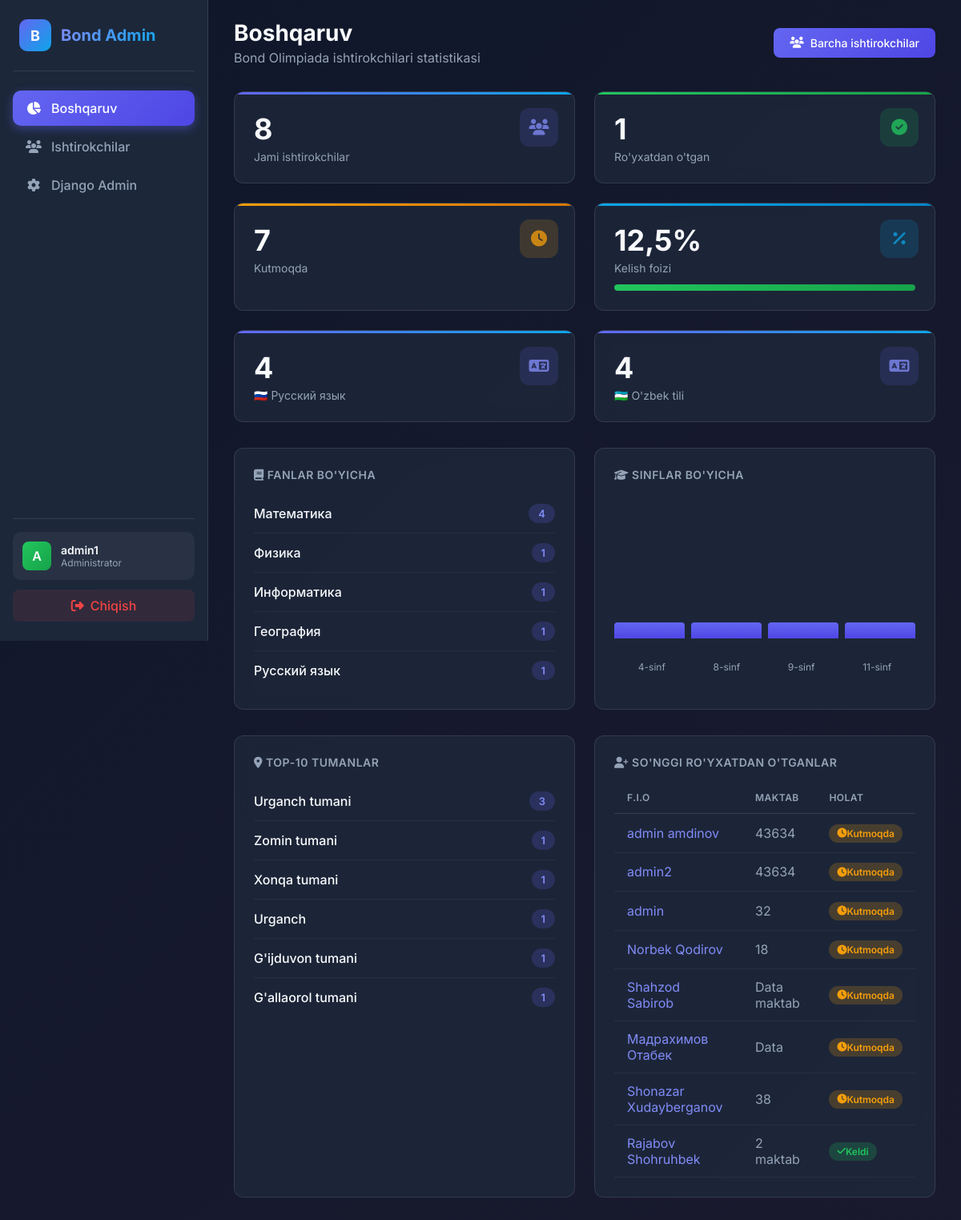
Before: /panel/ (signed in) with the older database file.
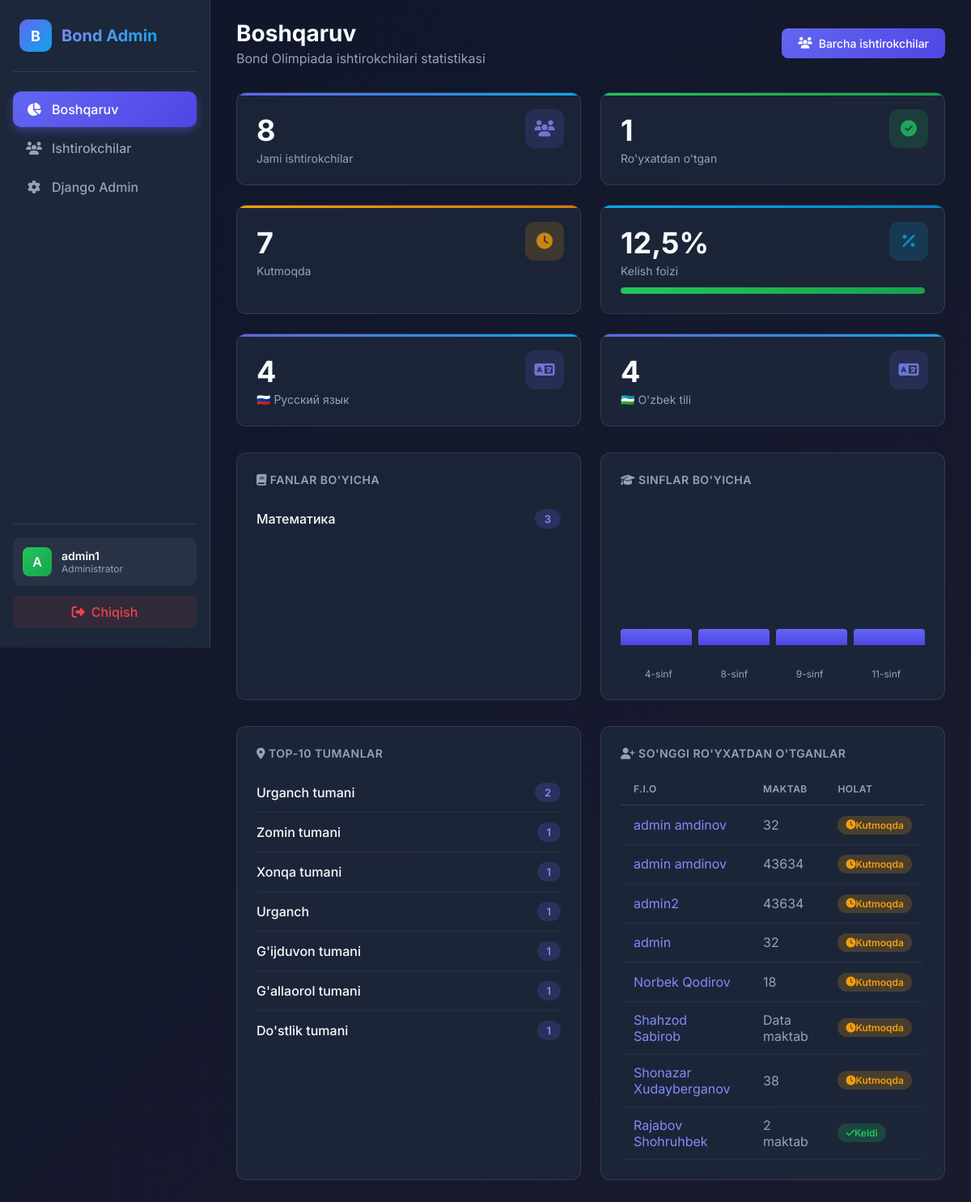
After: the same page with the newer database file.
### apps/public/models.py (models this page shows, shortened)
class Subject(models.Model):
    name = models.CharField(max_length=100, verbose_name="Название предмета")
    class Meta:
        verbose_name = "Предмет"
        verbose_name_plural = "Предметы"
        ordering = ["name"]

class Participant(models.Model):
    GRADE_CHOICES = [(i, str(i)) for i in range(1, 12)]
    LANGUAGE_CHOICES = [
        ('ru', 'Русский'),
        ('uz', "O'zbek"),
    ]
    id = models.UUIDField(primary_key=True, default=uuid.uuid4, editable=False)
    username = models.CharField(max_length=50, unique=True, verbose_name="Логин")
    password = models.CharField(max_length=128, verbose_name="Пароль")
    fullname = models.CharField(max_length=255, verbose_name="ФИО участника")
    phone_number = models.CharField(
        max_length=20, unique=True, verbose_name="Номер телефона"
    )
    region = models.CharField(max_length=100, verbose_name="Регион", default="")
    district = models.CharField(max_length=100, verbose_name="Район")
    school = models.CharField(max_length=255, verbose_name="Школа")
    grade = models.PositiveSmallIntegerField(
        choices=GRADE_CHOICES, verbose_name="Класс"
    )
    teacher_fullname = models.CharField(max_length=255, verbose_name="ФИО учителя")
    subject = models.ForeignKey(
        Subject,
        on_delete=models.SET_NULL,
        null=True,
        blank=True,
        verbose_name="Предмет",
    )
    test_language = models.CharField(
        max_length=2,
        choices=LANGUAGE_CHOICES,
        default='ru',
        verbose_name="Язык теста"
    )
    is_paid = models.BooleanField(default=False, verbose_name="Оплачен")
    paid_at = models.DateTimeField(null=True, blank=True, verbose_name="Дата оплаты")
    is_checked_in = models.BooleanField(default=False, verbose_name="Присутствовал")
    checked_in_at = models.DateTimeField(
        null=True, blank=True, verbose_name="Время отметки"
    )
    created_at = models.DateTimeField(
        auto_now_add=True, verbose_name="Дата регистрации"
    )
    score = models.IntegerField(default=0, verbose_name="Балл")
    telegram_user_id = models.BigIntegerField(
        null=True, blank=True, verbose_name="Telegram ID"
    )
    telegram_subscribed = models.BooleanField(
        default=False, verbose_name="Подписан на канал"
    )
    class Meta:
        verbose_name = "Участник"
        verbose_name_plural = "Участники"
        ordering = ["-created_at"]

### apps/admin_panel/views.py (the view)
# urls.py: path("", views.DashboardView.as_view(), name="dashboard"),
class DashboardView(LoginRequiredMixin, View):
    login_url = "/panel/login/"
    def get(self, request):
        total_participants = Participant.objects.count()
        checked_in = Participant.objects.filter(is_checked_in=True).count()
        not_checked_in = total_participants - checked_in
        checkin_rate = (
            round((checked_in / total_participants * 100), 1)
            if total_participants > 0
            else 0
        )
        by_subject = (
            Subject.objects.annotate(participant_count=Count("participant"))
            .filter(participant_count__gt=0)
            .order_by("-participant_count")
        )
        by_grade = (
            Participant.objects.values("grade")
            .annotate(count=Count("id"))
            .order_by("grade")
        )
        by_district = (
            Participant.objects.values("district")
            .annotate(count=Count("id"))
            .order_by("-count")[:10]
        )
        recent_registrations = Participant.objects.order_by("-created_at")[:10]
        seven_days_ago = timezone.now() - timezone.timedelta(days=7)
        registrations_by_date = (
            Participant.objects.filter(created_at__gte=seven_days_ago)
            .annotate(date=TruncDate("created_at"))
            .values("date")
            .annotate(count=Count("id"))
            .order_by("date")
        )
        ru_count = Participant.objects.filter(test_language='ru').count()
        uz_count = Participant.objects.filter(test_language='uz').count()
        context = {
            "total_participants": total_participants,
            "checked_in": checked_in,
            "not_checked_in": not_checked_in,
            "checkin_rate": checkin_rate,
            "by_subject": by_subject,
            "by_grade": by_grade,
            "by_district": by_district,
            "recent_registrations": recent_registrations,
            "registrations_by_date": list(registrations_by_date),
            "ru_count": ru_count,
            "uz_count": uz_count,
        }
        return render(request, "admin_panel/dashboard.html", context)

### apps/admin_panel/templates/admin_panel/dashboard.html (shortened to what the changed rows need)
{% extends 'admin_panel/base.html' %}
{% block content %}
<div class="page-header">
    <div>
        <h1 class="page-title">Boshqaruv</h1>
    </div>
</div>
<div class="charts-grid">
    <div class="card">
        {% for subject in by_subject %}
        <div class="list-item">
            <span class="list-item-label">{{ subject.name }}</span>
            <span class="list-item-value">{{ subject.participant_count }}</span>
        </div>
        {% empty %}
        <p style="color: var(--gray-400); text-align: center; padding: 20px;">Ma'lumot yo'q</p>
        {% endfor %}
    </div>
    <div class="card">
        <div class="chart-placeholder">
            {% for grade in by_grade %}
            <div class="chart-bar" style="height: {{ grade.count|divisibleby:1 }}0%;"
                title="{{ grade.grade }}-sinf: {{ grade.count }}">
            </div>
            {% endfor %}
        </div>
        <div
            style="display: flex; justify-content: space-around; margin-top: 8px; color: var(--gray-400); font-size: 12px;">
            {% for grade in by_grade %}
            <span>{{ grade.grade }}-sinf</span>
            {% endfor %}
        </div>
    </div>
</div>
<div class="charts-grid">
    <div class="card">
        {% for district in by_district %}
        <div class="list-item">
            <span class="list-item-label">{{ district.district }}</span>
            <span class="list-item-value">{{ district.count }}</span>
        </div>
        {% empty %}
        <p style="color: var(--gray-400); text-align: center; padding: 20px;">Ma'lumot yo'q</p>
        {% endfor %}
    </div>
    <div class="card">
        <div class="table-container">
            <table class="table">
                <thead>
                    <tr>
                        <th>F.I.O</th>
                        <th>Maktab</th>
                        <th>Holat</th>
                    </tr>
                </thead>
                <tbody>
                    {% for p in recent_registrations %}
                    <tr>
                        <td>
                            <a href="{% url 'admin_panel:participant_detail' p.pk %}"
                                style="color: var(--primary-light); text-decoration: none;">
                                {{ p.fullname }}
                            </a>
                        </td>
                        <td style="color: var(--gray-400);">{{ p.school|truncatechars:20 }}</td>
                        <td>
                            {% if p.is_checked_in %}
                            <span class="badge badge-success">
                                <i class="fas fa-check"></i> Keldi
                            </span>
                            {% else %}
                            <span class="badge badge-warning">
                                <i class="fas fa-clock"></i> Kutmoqda
                            </span>
                            {% endif %}
                        </td>
                    </tr>
                    {% empty %}
                    <tr>
                        <td colspan="3" style="text-align: center; color: var(--gray-400);">Ishtirokchilar yo'q</td>
                    </tr>
                    {% endfor %}
                </tbody>
            </table>
        </div>
    </div>
</div>
{% endblock %}

Changed rows visible on the page:
removed Subject: name "Физика", participant_count "1"
removed Subject: name "Информатика", participant_count "1"
removed Subject: name "География", participant_count "1"
removed Subject: name "Русский язык", participant_count "1"
removed Participant: fullname "Мадрахимов Отабек", school "Data", is_checked_in False (drawn)
computed for Subject "Математика": participant_count "4" → "3"
added Participant: fullname "admin amdinov", school "32", is_checked_in False (drawn)
Other visible differences:
new list line: "Urganch tumani 2"
new list line: "Do'stlik tumani 1"
list line gone: "Urganch tumani 3"
